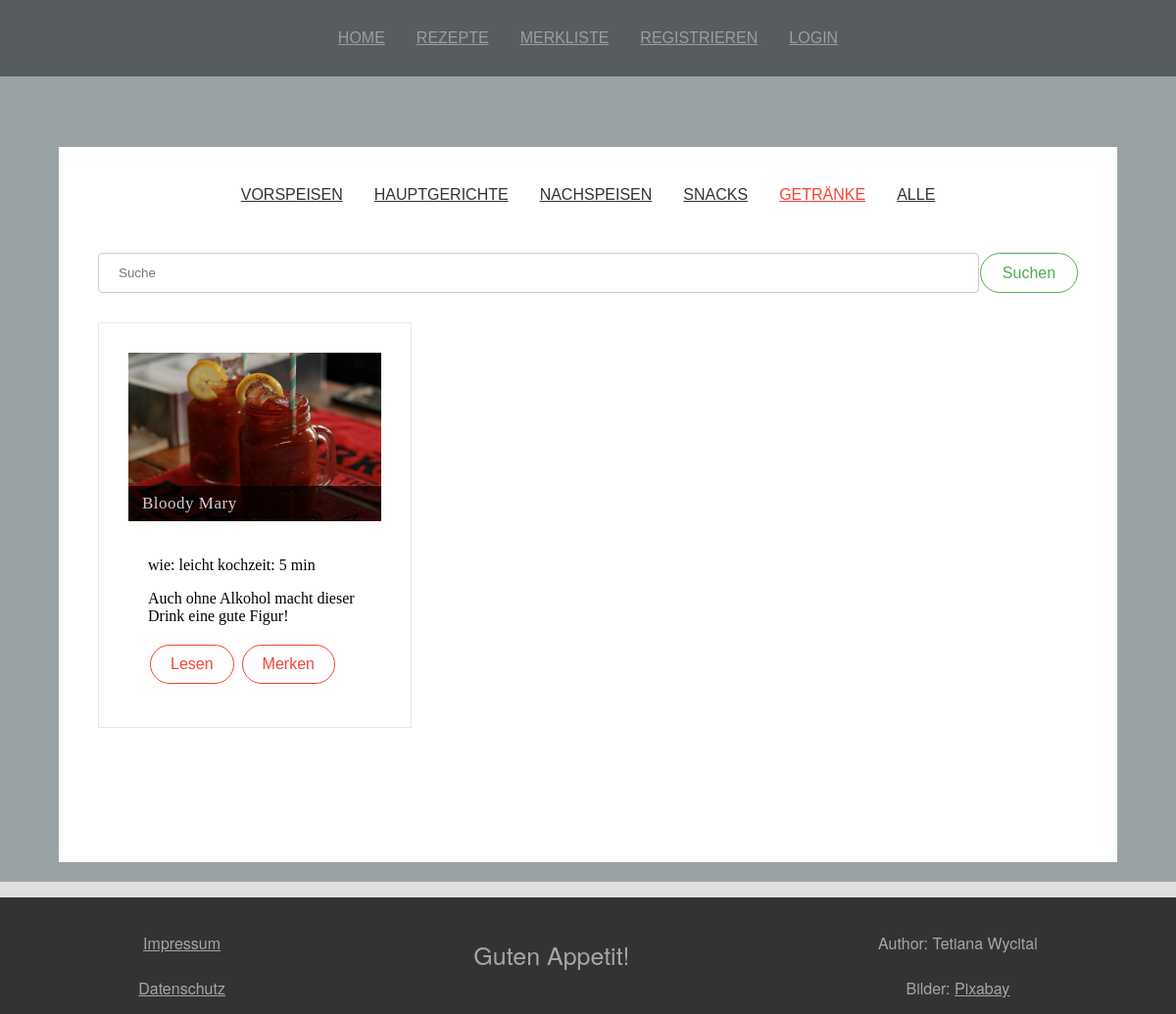
/?link=all&gaengemenue=5, run on the app's committed database.
### tables this page shows
CREATE TABLE `gaengemenue` (
  `gaengemenue_num` int(11) NOT NULL,
  `gaengemenue` varchar(30) NOT NULL
);

CREATE TABLE `rezepte` (
  `rezept_num` bigint(20) NOT NULL,
  `rezept_titel` varchar(60) NOT NULL,
  `beschreibung_kurz` varchar(250) NOT NULL,
  `kategorie_num_fk` int(11) NOT NULL,
  `schwierigkeit_num_fk` int(11) NOT NULL,
  `vorbereitungszeit` smallint(6) NOT NULL,
  `kochzeit` smallint(6) NOT NULL,
  `haupt_bild` varchar(250) DEFAULT NULL,
  `portionen` tinyint(2) NOT NULL,
  `zubereitungsart_num_fk` int(11) NOT NULL,
  `gaengemenue_num_fk` int(11) NOT NULL
);

CREATE TABLE `schwierigkeitstufen` (
  `schwierigkeit_num` int(11) NOT NULL,
  `schwierigkeitstufe` varchar(30) NOT NULL
);

### php/recipe_menue.php (the view)
<?php
$queryGaengemenue = mysqli_query(
    $datenbank,
    "select * from gaengemenue"
);
while (
    $gaengemenuedaten = mysqli_fetch_array($queryGaengemenue)
) {
    $gaengemenuenum = $gaengemenuedaten["gaengemenue_num"];
    $gaengemenue = $gaengemenuedaten["gaengemenue"];
    $auswahl = "dark";
    if (
        isset($_GET["gaengemenue"]) &&
        $_GET["gaengemenue"] == $gaengemenuenum
    ) {
        $auswahl = "bright";
    }
    echo "<li>
            <a href='?link=" . $_GET["link"] .
             "&gaengemenue=$gaengemenuenum' class='$auswahl'>
                $gaengemenue
            </a>
        </li>";
}
$auswahl = (isset($_GET["gaengemenue"]) &&
$_GET["gaengemenue"] == 0 || !isset($_GET["gaengemenue"])) ? "bright" : "dark";
echo "<li>
<a href='?link=" . $_GET["link"] .
 "&gaengemenue=0' class='$auswahl'>
    Alle
</a>
</li>";
?>

### php/recipe.php (shortened to what this page needs)
<div class="container recepies">
    <?php
    $datenbank = mysqli_connect("localhost", "root", "", "rezepte");
    mysqli_query($datenbank, "set names utf8");
    ?>
    <div>
        <ul class="recipe-buttons">
            <?php include("recipe_menue.php"); ?>
        </ul>
    </div>
    <?php
    if (isset($_GET["rezeptnum"])) {
        include("details/recipe_details.php");
    } else {
    ?>
        <form action="?link=all" method="post">
            <div class="suche">
                <input type="text" placeholder="Suche" name="suche" value="<?php echo @$_POST["suche"]; ?>" />
                <input type="submit" class="btn btn-green" value="Suchen" />
            </div>
        </form>
    <?php
        $query = "select r.*, s.schwierigkeitstufe
            from rezepte as r left join schwierigkeitstufen as s
            on s.schwierigkeit_num = r.schwierigkeit_num_fk
            ";
        $additional_info = array();
        if (isset($_GET["gaengemenue"])) {
            $additional_info[] = "gaengemenue_num_fk = " . $_GET["gaengemenue"];
        }
        if (count($additional_info) > 0) {
            $extension = implode(" and ", $additional_info);
            $query .= " where " . $extension;
        }
        $rezept_query = mysqli_query($datenbank, $query);
        echo "<div class='food-container'>";
        while ($rezeptdaten = mysqli_fetch_array($rezept_query)) {
            $rezeptnum = $rezeptdaten["rezept_num"];
            $rezepttitel = $rezeptdaten["rezept_titel"];
            $hauptbild = $rezeptdaten["haupt_bild"];
            $beschreibung = $rezeptdaten["beschreibung_kurz"];
            $kochzeit = $rezeptdaten["kochzeit"];
            $schwierigkeitstufe = $rezeptdaten["schwierigkeitstufe"];
            echo   "<div class='food-item'>
            <img src='uploaded/$hauptbild'>
            <div class='recipe-title'>$rezepttitel</div>
            <div class='text-content'>
                <p>wie: $schwierigkeitstufe
                kochzeit: $kochzeit min</p>
                <p> $beschreibung </p>
                <a href='?link=" . $_GET["link"] . "&rezeptnum=$rezeptnum' class='btn btn-red'>
                    Lesen
                </a>
                <a class='btn btn-red'>
                    Merken
                </a>
            </div>
        </div>";
        }
        echo "</div>";
    }
    ?>
</div>

### css/styles.css (style rules this page uses)
body { background-color: #dfdfdf; margin: 0 auto; }
.recepies { margin-top: -750px; }
.food-item { background-color: #fff; border: 1px solid #e7eaec; padding: 30px; }
.food-item img { width: 100%; overflow: hidden; position: relative; }
.food-item .recipe-title { font-size: 17px; color: #fff; font-weight: 500; letter-spacing: 0.5px; padding: 8px 14px; position: relative; margin-top: -40px; background-color: rgba(0, 0, 0, .85); opacity: 0.8; }
.food-item .text-content { background-color: #fff; padding: 20px 20px 10px 20px; }
.container { padding: 40px; margin-right: auto; margin-left: auto; width: 1000px; min-height: 650px; position: relative; background-color: #FFF; }
.food-container { display: grid; grid-template-columns: 1fr 1fr 1fr; grid-template-rows: 1fr; gap: 20px 20px; position: relative; margin-top: 20px; }
.recipe-buttons { margin: 0 auto 40px auto; padding: 0 20px; text-align: center; }
.recipe-buttons li { display: inline-block; margin: 0 1em; }
.recipe-buttons a { font-family: 'Oswald', sans-serif; text-align: center; font-size: 16px; font-weight: 300; text-transform: uppercase; }
.dark { color: #333; }
.bright { color: #f44336; }
.btn { background-color: #4CAF50; border: none; color: white; padding: 10px 20px; text-align: center; text-decoration: none; display: inline-block; font-size: 16px; font-family: 'Oswald', sans-serif; margin: 4px 2px; transition-duration: 0.4s; cursor: pointer; border-radius: 50px; }
.btn-red { background-color: white; color: #f44336; border: 1px solid #f44336; }
.btn-green { background-color: white; color: #4CAF50; border: 1px solid #4CAF50; }
form { font-family: Verdana, sans-serif; font-size: 15px; line-height: 1.5; margin-top: 30px; }
input[type=text], input[type=number], select, textarea { width: 100%; padding: 12px 20px; margin: 8px 0; display: inline-block; border: 1px solid #ccc; border-radius: 4px; box-sizing: border-box; }
input[type=submit] { margin-top: 30px; }
.suche { display: grid; grid-template-columns: auto 10%; grid-template-rows: auto; gap: 1px 1px; padding: 5px 0; }
.suche input { margin: 5px 0px; }

### data on the page
gaengemenue: gaengemenue "VORSPEISEN"
gaengemenue: gaengemenue "HAUPTGERICHTE"
gaengemenue: gaengemenue "NACHSPEISEN"
gaengemenue: gaengemenue "SNACKS"
gaengemenue: gaengemenue "GETRÄNKE"
rezepte: haupt_bild (picture), rezept_titel "Bloody Mary", schwierigkeitstufen.schwierigkeitstufe "leicht", kochzeit "5", beschreibung_kurz "Auch ohne Alkohol macht dieser Drink eine gute Figur!"

### other printed values
$link_name "HOME"
$link_name "REZEPTE"
$link_name "MERKLISTE"
$link_name "REGISTRIEREN"
$link_name "LOGIN"
